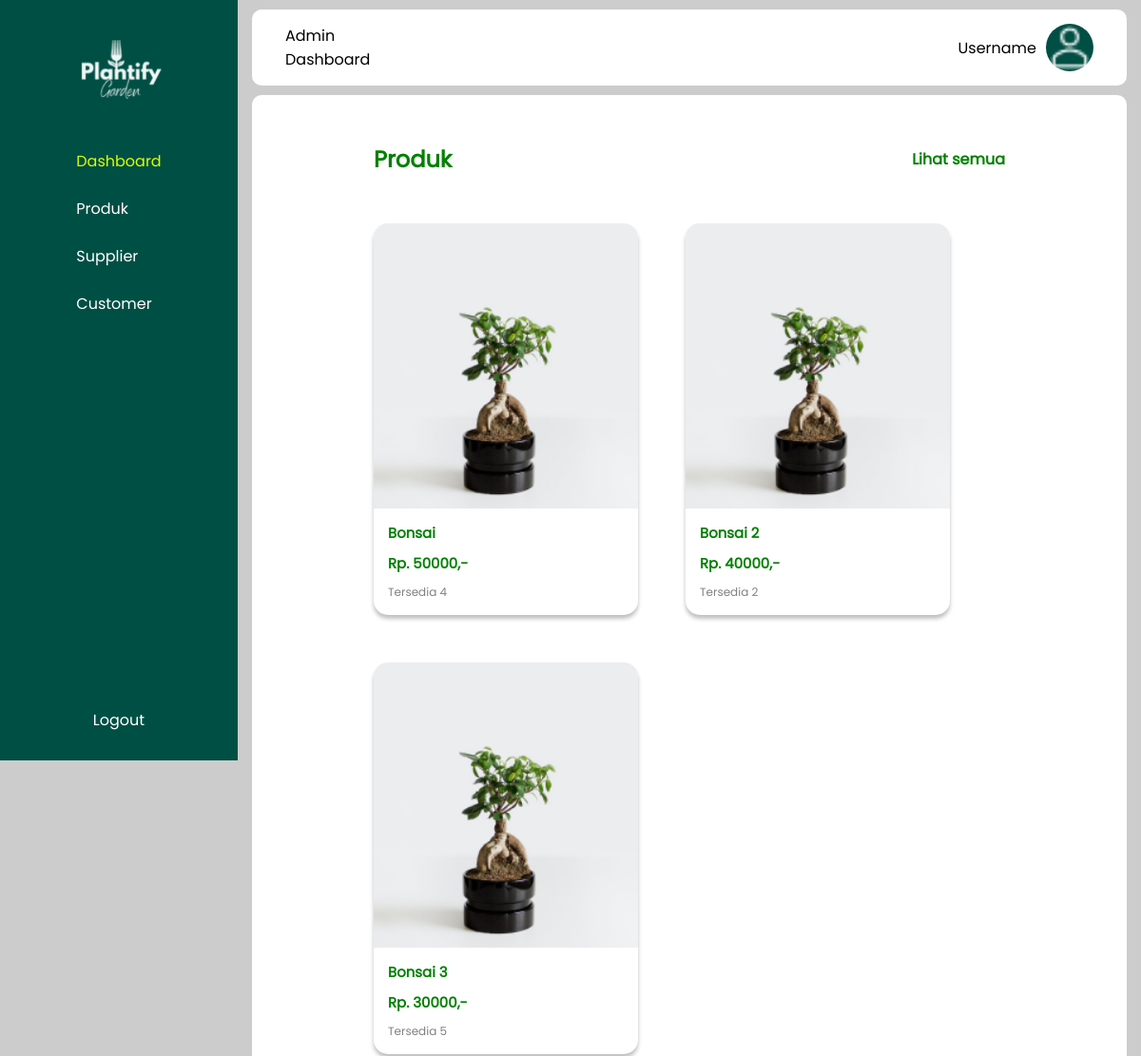
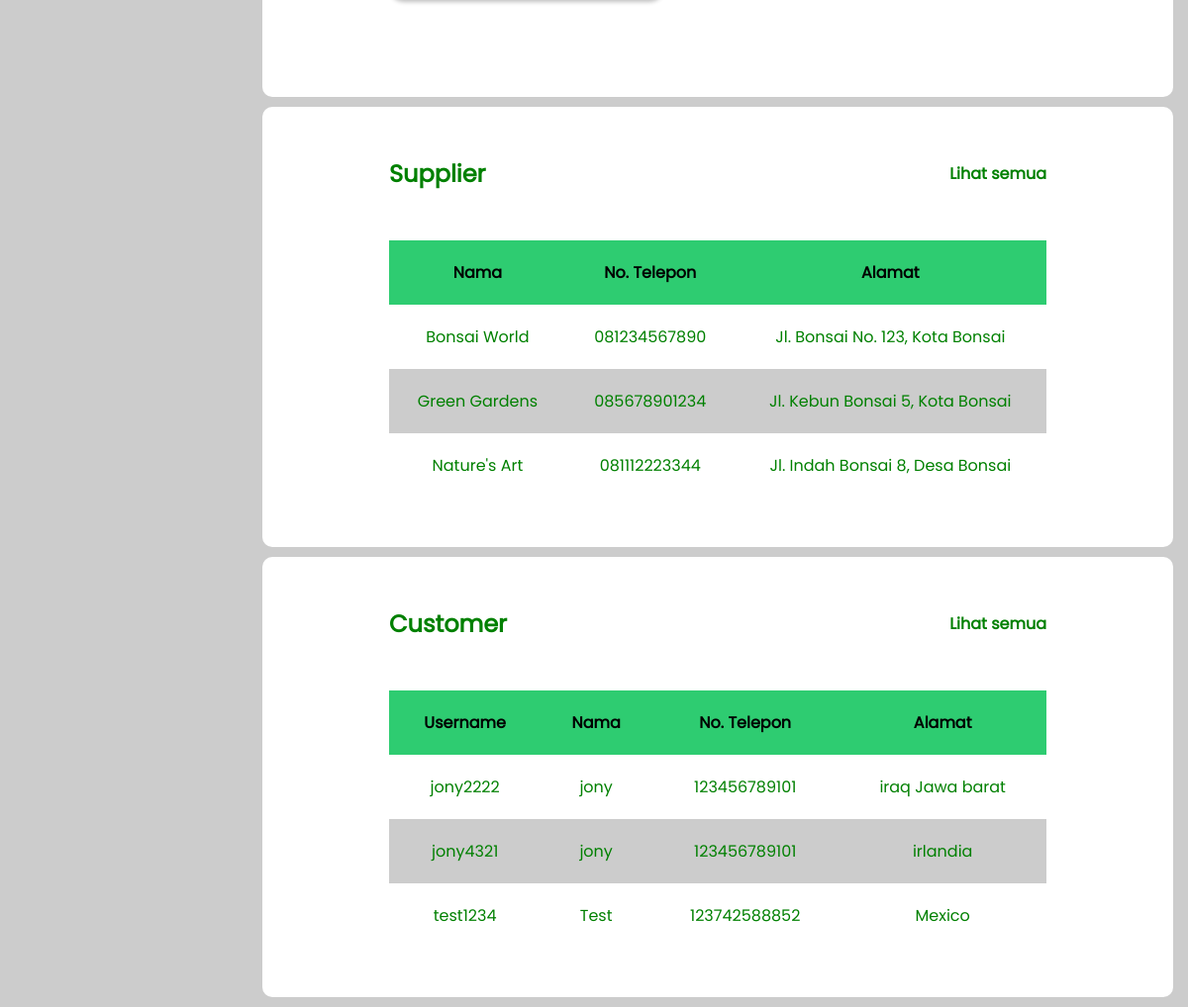
Page /app/admin/index.php (signed in) on the committed database (2 pictures, top to bottom).
### tables this page shows
CREATE TABLE `produk` (
  `id_produk` int(11) NOT NULL,
  `id_supplier` int(11) NOT NULL,
  `nama_produk` varchar(100) NOT NULL,
  `harga_produk` int(11) NOT NULL,
  `stok_produk` int(11) NOT NULL,
  `gambar_produk` varchar(100) NOT NULL,
  `id_kategori` int(11) NOT NULL,
  `created_at` timestamp NOT NULL DEFAULT current_timestamp() ON UPDATE current_timestamp()
);

CREATE TABLE `supplier` (
  `id_supplier` int(11) NOT NULL,
  `nama_supplier` varchar(100) NOT NULL,
  `alamat` varchar(100) NOT NULL,
  `no_telepon` varchar(100) NOT NULL
);

CREATE TABLE `customer` (
  `username` varchar(100) NOT NULL,
  `password` varchar(64) NOT NULL,
  `nama` varchar(100) NOT NULL,
  `no_telepon` varchar(100) NOT NULL,
  `alamat` varchar(100) NOT NULL
);

### app/database.php (called while the page is built, shortened)
<?php
function getAllDataProducts()
{
	try {
		$statement = DB->prepare("SELECT * FROM produk");
		$statement->execute();
		return $statement->fetchAll(PDO::FETCH_ASSOC);
	} catch (PDOException $err) {
		echo $err->getMessage();
	}
}
function getAllDataCustomer()
{
	try {
		$statement = DB->prepare("SELECT * FROM customer");
		$statement->execute();
		return $statement->fetchAll(PDO::FETCH_ASSOC);
	} catch (PDOException $err) {
		echo $err->getMessage();
	}
}
function getAllDataSupplier()
{
	try {
		$statement = DB->prepare("SELECT * FROM supplier");
		$statement->execute();
		return $statement->fetchAll(PDO::FETCH_ASSOC);
	} catch (PDOException $err) {
		echo $err->getMessage();
	}
}

### app/admin/index.php (the view, shortened to what this page needs)
<?php
require_once(BASEPATH . "/app/admin/templates/sidebar.php");
require_once(BASEPATH . "/app/admin/templates/header.php");
$products = getAllDataProducts();
$customers = getAllDataCustomer();
$supplier = getAllDataSupplier();
?>
        <div class="wadah">
            <div class="judul">
                <h2>Produk</h2>
                <a href="<?= BASEURL ?>/app/admin/produk.php">
                    <h4>Lihat semua</h4>
                </a>
            </div>
            <div class="container-produk">
                <?php for($i=0;$i<3;$i++):?>
                <div class="card">
                    <img
                        class="img-produk"
                        src="<?= BASEURL ;?>/assets/img/<?= $products[$i]['gambar_produk'] ?>"
                        alt="gambar produk"
                    />
                    <div class="caption">
                        <h5><?= $products[$i]['nama_produk']?></h5>
                        <h5>Rp. <?= $products[$i]['harga_produk']?>,-</h5>
                        <small>Tersedia <?= $products[$i]['stok_produk']?></small>
                    </div>
                </div>
                <?php endfor;?>
            </div>
        </div>
        <div class="wadah">
            <div class="judul">
                <h2>Supplier</h2>
                <a href="<?= BASEURL ?>/app/admin/supplier.php">
                    <h4>Lihat semua</h4>
                </a>
            </div>
            <table>
                <tr>
                    <th>Nama</th>
                    <th>No. Telepon</th>
                    <th>Alamat</th>
                </tr>
                <?php for($i=0;$i<3;$i++): ?>
                    <tr>
                        <td><?= $supplier[$i]['nama_supplier']; ?></td>
                        <td><?= $supplier[$i]['no_telepon']; ?></td>
                        <td><?= $supplier[$i]['alamat']; ?></td>
                    </tr>
                <?php endfor; ?>
            </table>
        </div>
        <div class="wadah">
            <div class="judul">
                <h2>Customer</h2>
                <a href="<?= BASEURL ?>/app/admin/customer.php">
                    <h4>Lihat semua</h4>
                </a>
            </div>
            <table>
                <tr>
                    <th>Username</th>
                    <th>Nama</th>
                    <th>No. Telepon</th>
                    <th>Alamat</th>
                </tr>
                <?php for($i=0;$i<3;$i++): ?>
                    <tr>
                        <td><?= $customers[$i]['username']; ?></td>
                        <td><?= $customers[$i]['nama']; ?></td>
                        <td><?= $customers[$i]['no_telepon']; ?></td>
                        <td><?= $customers[$i]['alamat']; ?></td>
                    </tr>
                <?php endfor; ?>
            </table>
        </div>
    </div>
</body>
</html>

### assets/styles/style_admin.css (style rules this page uses)
* { margin: 0; padding: 0; box-sizing: border-box; --hijau: #004f44; --poppins: "Poppins", sans-serif; --monsterrat: "Montserrat"; font-family: var(--poppins); }
body { background-color: #ccc; }
a { color: white; text-decoration: none; }
.judul { display: flex; justify-content: space-between; align-items: center; font-family: var(--monsterrat); margin-bottom: 50px; color: green; }
.judul a { color: green; }
.wadah { padding: 50px 128px; color: green; background-color: #fff; margin: 10px 15px; border-radius: 10px; }
.container-produk { display: flex; flex-wrap: wrap; gap: 50px; align-content: center; margin-bottom: 50px; }
.card { display: flex; flex-direction: column; border-radius: 15px; font-size: large; border-radius: 15px; background: #fff; box-shadow: 0px 4px 4px 0px rgba(0, 0, 0, 0.25); overflow: hidden; }
.img-produk { object-fit: cover; width: 278px; height: 300px; }
small { font-size: 12px; color: grey; }
.caption { display: flex; flex-direction: column; gap: 10px; padding: 15px; }
table { width: 100%; border-collapse: collapse; }
th { background-color: #2ecc71; padding: 20px; color: black; }
td { text-align: center; padding: 20px; }
tr:nth-child(odd) { background-color: #ccc; }

### rows in the picture
produk: gambar_produk (picture), nama_produk "Bonsai", harga_produk "50000", stok_produk "4"
produk: gambar_produk (picture), nama_produk "Bonsai 2", harga_produk "40000", stok_produk "2"
produk: gambar_produk (picture), nama_produk "Bonsai 3", harga_produk "30000", stok_produk "5"
supplier: nama_supplier "Bonsai World", no_telepon "081234567890", alamat "Jl. Bonsai No. 123, Kota Bonsai"
supplier: nama_supplier "Green Gardens", no_telepon "085678901234", alamat "Jl. Kebun Bonsai 5, Kota Bonsai"
supplier: nama_supplier "Nature's Art", no_telepon "081112223344", alamat "Jl. Indah Bonsai 8, Desa Bonsai"
customer: username "jony2222", nama "jony", no_telepon "123456789101", alamat "iraq Jawa barat"
customer: username "jony4321", nama "jony", no_telepon "123456789101", alamat "irlandia"
customer: username "test1234", nama "Test", no_telepon "123742588852", alamat "Mexico"
